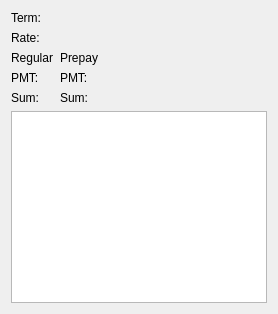
        <widget class="QWidget" name="period3">
         <attribute name="title">
          <string>Period3</string>
         </attribute>
         <layout class="QGridLayout" name="gridLayout_4">
          <item row="0" column="0">
           <layout class="QGridLayout" name="gridLayout_9">
            <item row="0" column="0">
             <widget class="QLabel" name="label_67">
              <property name="text">
               <string>Term:</string>
              </property>
             </widget>
            </item>
            <item row="0" column="1">
             <widget class="QLabel" name="label_term3">
              <property name="text">
               <string/>
              </property>
             </widget>
            </item>
            <item row="1" column="0">
             <widget class="QLabel" name="label_68">
              <property name="text">
               <string>Rate:</string>
              </property>
             </widget>
            </item>
            <item row="1" column="1">
             <widget class="QLabel" name="label_rate3">
              <property name="text">
               <string/>
              </property>
             </widget>
            </item>
            <item row="2" column="0" colspan="2">
             <widget class="QLabel" name="label_69">
              <property name="text">
               <string>Regular</string>
              </property>
             </widget>
            </item>
            <item row="2" column="2" colspan="2">
             <widget class="QLabel" name="label_70">
              <property name="text">
               <string>Prepay</string>
              </property>
             </widget>
            </item>
            <item row="3" column="0">
             <widget class="QLabel" name="label_71">
              <property name="text">
               <string>PMT:</string>
              </property>
             </widget>
            </item>
            <item row="3" column="1">
             <widget class="QLabel" name="label_PMT3">
              <property name="text">
               <string/>
              </property>
             </widget>
            </item>
            <item row="3" column="2">
             <widget class="QLabel" name="label_72">
              <property name="text">
               <string>PMT:</string>
              </property>
             </widget>
            </item>
            <item row="3" column="3">
             <widget class="QLabel" name="label_prepay_PMT3">
              <property name="text">
               <string/>
              </property>
             </widget>
            </item>
            <item row="4" column="0">
             <widget class="QLabel" name="label_73">
              <property name="text">
               <string>Sum:</string>
              </property>
             </widget>
            </item>
            <item row="4" column="1">
             <widget class="QLabel" name="label_sum3">
              <property name="text">
               <string/>
              </property>
             </widget>
            </item>
            <item row="4" column="2">
             <widget class="QLabel" name="label_74">
              <property name="text">
               <string>Sum:</string>
              </property>
             </widget>
            </item>
            <item row="4" column="3">
             <widget class="QLabel" name="label_prepay_sum3">
              <property name="text">
               <string/>
              </property>
             </widget>
            </item>
           </layout>
          </item>
          <item row="0" column="1">
           <widget class="QLabel" name="label_77">
            <property name="sizePolicy">
             <sizepolicy hsizetype="Expanding" vsizetype="Preferred">
              <horstretch>0</horstretch>
              <verstretch>0</verstretch>
             </sizepolicy>
            </property>
            <property name="text">
             <string/>
            </property>
           </widget>
          </item>
          <item row="1" column="0" colspan="2">
           <widget class="QTableWidget" name="tableWidget3">
            <attribute name="horizontalHeaderDefaultSectionSize">
             <number>80</number>
            </attribute>
           </widget>
          </item>
         </layout>
        </widget>
